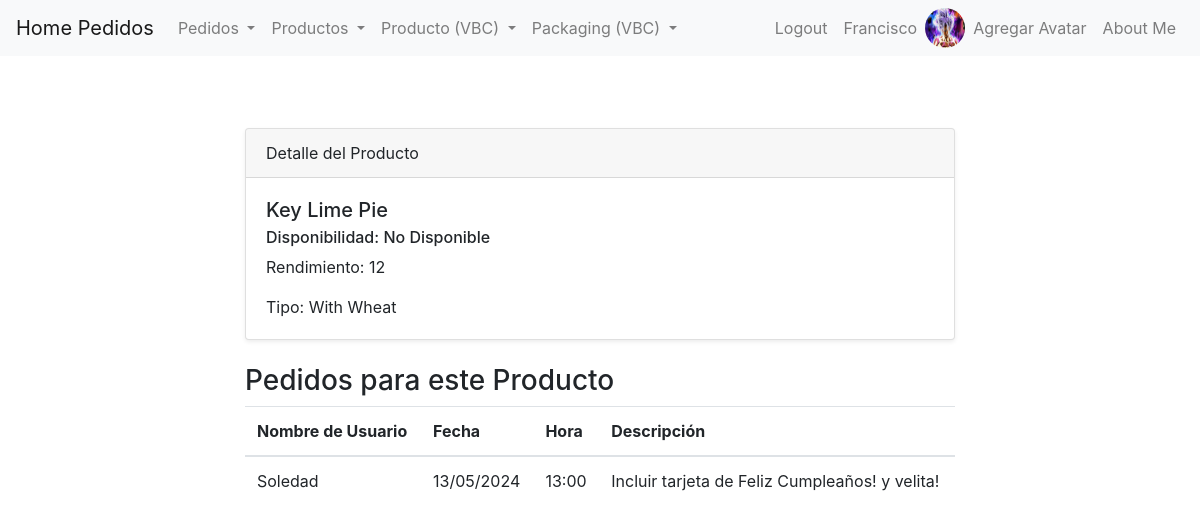
/pedidos/producto/vbc/6/detail (signed in), run on the app's committed database.
### pedidos/models.py (models this page shows, shortened)
class Avatar(models.Model):
    user = models.OneToOneField(User, on_delete=models.CASCADE, related_name='avatar')
    image = models.ImageField(upload_to='avatars/')

class Producto(models.Model):
    class Tipo(models.TextChoices):
        LIBRE_DE_GLUTEN = 'Gluten Free' , 'Gluten Free'
        VEGANO = 'Vegan' , 'Vegan'
        CONTIENE_TRIGO = 'With Wheat' , 'With Wheat'
        LIBRE_DE_AZUCAR = 'Sugar Free' , 'Sugar Free'
    nombre = models.CharField(max_length=100)
    disponible = models.BooleanField(default=True)
    rendimiento = models.IntegerField()
    tipo = models.CharField(
            max_length=50,
            choices=Tipo.choices,
            default=Tipo.CONTIENE_TRIGO,
    )
    descripcion = models.TextField(blank=True, null=True)

class Pedido(models.Model):
    nombre_de_usuario = models.ForeignKey(User, null=True, on_delete=models.SET_NULL, related_name="usuarios")
    producto = models.ForeignKey(Producto, on_delete=models.CASCADE, related_name="pedidos")
    fecha = models.DateField(default=timezone.now)
    hora = models.TimeField(default=timezone.now)
    descripcion = models.TextField(blank=True, null=True)

### pedidos/views.py (the view)
# urls.py: path("producto/vbc/<int:pk>/detail", ProductoDetailView.as_view(), name="vbc_producto_detail"),
class ProductoDetailView(LoginRequiredMixin , DetailView):
    model = Producto
    template_name = "pedidos/vbc/detail-producto.html"
    context_object_name = "producto"

### pedidos/templates/pedidos/vbc/detail-producto.html (shortened to what this page needs)
{% extends 'pedidos/base.html' %}
{% block content %}
<section class="py-5">
    <div class="container">
        <div class="row">
            <div class="col-lg-8 mx-auto">
                <div class="card shadow-sm">
                    <div class="card-header">
                        Detalle del Producto
                    </div>
                    <div class="card-body">
                        <h5 class="card-title">{{ producto.nombre }}</h5>
                        {% if Producto.disponible %}
                        <h6 class="card-subtitle mb-2">Disponibilidad: Disponible</h6>
                        {% else %}
                        <h6 class="card-subtitle mb-2">Disponibilidad: No Disponible</h6>
                        {% endif %}
                        <p class="card-text">Rendimiento: {{ producto.rendimiento }}</p>
                        <p class="card-text">Tipo: {{ producto.tipo | default:"No proporcionado" }}</p>
                    </div>
                </div>
                <div class="mt-4">
                    <h3>Pedidos para este Producto</h3>
                    <table class="table">
                        <thead>
                            <tr>
                                <th scope="col">Nombre de Usuario</th>
                                <th scope="col">Fecha</th>
                                <th scope="col">Hora</th>
                                <th scope="col">Descripción</th>
                            </tr>
                        </thead>
                        <tbody>
                            {% for pedido in producto.pedidos.all %}
                            <tr>
                                <td>{{ pedido.nombre_de_usuario }}</td>
                                <td>{{ pedido.fecha | date:"d/m/Y" }}</td>
                                <td>{{ pedido.hora | date:"H:i" }}</td>
                                <td>{{ pedido.descripcion | default:"No proporcionado" }}</td>
                            </tr>
                            {% empty %}
                            <tr>
                                <td colspan="5">No hay pedidos para este producto.</td>
                            </tr>
                            {% endfor %}
                        </tbody>
                    </table>
                </div>
            </div>
        </div>
    </div>
</section>
{% endblock %}

### pedidos/templates/pedidos/base.html (shortened to what this page needs)
{% load static %}
<!DOCTYPE html>
<html lang="en">
<head>
    <link rel="stylesheet" href="https://stackpath.bootstrapcdn.com/bootstrap/4.5.2/css/bootstrap.min.css">
</head>
<body>
    <nav class="navbar navbar-expand-lg navbar-light bg-light">
        <a class="navbar-brand" href="/pedidos"> Home Pedidos</a>
        <div class="collapse navbar-collapse" id="navbarNav">
            <ul class="navbar-nav">
                {% if user.is_authenticated %}
                <li class="nav-item dropdown">
                    <a class="nav-link dropdown-toggle" href="#" id="navbarDropdownMenuLinkPedido" role="button" data-toggle="dropdown" aria-haspopup="true" aria-expanded="false">
                        Pedidos
                    </a>
                </li>
                <li class="nav-item dropdown">
                    <a class="nav-link dropdown-toggle" href="#" id="navbarDropdownMenuLinkProducto" role="button" data-toggle="dropdown" aria-haspopup="true" aria-expanded="false">
                        Productos
                    </a>
                </li>
                  <li class="nav-item dropdown">
                    <a class="nav-link dropdown-toggle" href="#" id="navbarDropdownMenuLinkProducto" role="button" data-toggle="dropdown" aria-haspopup="true" aria-expanded="false">
                        Producto (VBC)
                    </a>
                </li>
            <li class="nav-item dropdown">
              <a class="nav-link dropdown-toggle" href="#" id="navbarDropdownMenuLinkPackaging" role="button" data-toggle="dropdown" aria-haspopup="true" aria-expanded="false">
                  Packaging (VBC)
              </a>
          </li>
          {% endif %}
        </ul>
        <ul class="navbar-nav ml-auto">
            {% if user.is_authenticated %}
                <li class="nav-item">
                    <a class="nav-link" href="{% url 'logout' %}">Logout</a>
                </li>
                <li class="nav-item">
                    <a class="nav-link" href="{% url 'editar-perfil' %}">{{ user }}</a>
                </li>
                <li class="nav-item">
                    {% if user.avatar.image %}
                    <img src="{{ user.avatar.image.url }}" alt="Avatar" style="height: 40px; width: 40px; border-radius: 50%;">
                    {% endif %}
                    <li class="nav-item">
                        <a href="{% url 'avatar_add' %}" class="nav-link">Agregar Avatar</a>
                    </li>
                </li>
            {% endif %}
                <li class="nav-item">
                    <a class="nav-link" href="{% url 'about' %}">About Me</a>
                </li>
        </ul>
        </div>
    </nav>
    <div class="container mt-4">
        {% block content %}{% endblock content %}
    </div>
</body>
</html>

### data on the page
Producto: nombre "Key Lime Pie", rendimiento "12", tipo "With Wheat"
Pedido: nombre_de_usuario "Soledad", fecha "13/05/2024", hora "13:00", descripcion "Incluir tarjeta de Feliz Cumpleaños! y velita!"

### other printed values
{{ user }} "Francisco"
